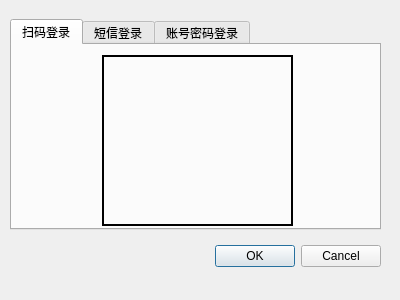
<?xml version="1.0" encoding="UTF-8"?>
<ui version="4.0">
 <class>Dialog</class>
 <widget class="QDialog" name="Dialog">
  <property name="geometry">
   <rect>
    <x>0</x>
    <y>0</y>
    <width>400</width>
    <height>300</height>
   </rect>
  </property>
  <property name="windowTitle">
   <string>Dialog</string>
  </property>
  <widget class="QDialogButtonBox" name="buttonBox">
   <property name="geometry">
    <rect>
     <x>10</x>
     <y>240</y>
     <width>371</width>
     <height>32</height>
    </rect>
   </property>
   <property name="orientation">
    <enum>Qt::Horizontal</enum>
   </property>
   <property name="standardButtons">
    <set>QDialogButtonBox::Cancel|QDialogButtonBox::Ok</set>
   </property>
  </widget>
  <widget class="QTabWidget" name="tabWidget">
   <property name="enabled">
    <bool>true</bool>
   </property>
   <property name="geometry">
    <rect>
     <x>10</x>
     <y>19</y>
     <width>371</width>
     <height>211</height>
    </rect>
   </property>
   <property name="tabShape">
    <enum>QTabWidget::Rounded</enum>
   </property>
   <property name="currentIndex">
    <number>0</number>
   </property>
   <widget class="QWidget" name="QR_tab">
    <attribute name="title">
     <string>扫码登录</string>
    </attribute>
    <widget class="QLabel" name="QR_label">
     <property name="geometry">
      <rect>
       <x>90</x>
       <y>10</y>
       <width>191</width>
       <height>171</height>
      </rect>
     </property>
     <property name="frameShape">
      <enum>QFrame::WinPanel</enum>
     </property>
     <property name="frameShadow">
      <enum>QFrame::Plain</enum>
     </property>
     <property name="text">
      <string/>
     </property>
    </widget>
   </widget>
   <widget class="QWidget" name="SMS_tab">
    <attribute name="title">
     <string>短信登录</string>
    </attribute>
    <widget class="QWidget" name="verticalLayoutWidget">
     <property name="geometry">
      <rect>
       <x>-1</x>
       <y>-1</y>
       <width>371</width>
       <height>191</height>
      </rect>
     </property>
     <layout class="QVBoxLayout" name="verticalLayout_2">
      <item>
       <widget class="QFrame" name="frame">
        <property name="frameShape">
         <enum>QFrame::StyledPanel</enum>
        </property>
        <property name="frameShadow">
         <enum>QFrame::Raised</enum>
        </property>
        <layout class="QHBoxLayout" name="horizontalLayout_3">
         <item>
          <widget class="QLabel" name="label">
           <property name="text">
            <string> 电话号码  </string>
           </property>
          </widget>
         </item>
         <item>
          <widget class="QLineEdit" name="cellphone_lineEdit"/>
         </item>
        </layout>
       </widget>
      </item>
      <item>
       <widget class="QFrame" name="sms_captcha_frame">
        <property name="enabled">
         <bool>true</bool>
        </property>
        <property name="frameShape">
         <enum>QFrame::StyledPanel</enum>
        </property>
        <property name="frameShadow">
         <enum>QFrame::Raised</enum>
        </property>
        <layout class="QHBoxLayout" name="horizontalLayout_4">
         <item>
          <widget class="QLabel" name="label_2">
           <property name="text">
            <string>图形验证码</string>
           </property>
          </widget>
         </item>
         <item>
          <widget class="QLineEdit" name="sms_captcha_lineEdit"/>
         </item>
         <item>
          <widget class="QLabel" name="sms_captcha_label">
           <property name="minimumSize">
            <size>
             <width>100</width>
             <height>0</height>
            </size>
           </property>
           <property name="text">
            <string>----------</string>
           </property>
           <property name="alignment">
            <set>Qt::AlignCenter</set>
           </property>
          </widget>
         </item>
         <item>
          <widget class="QPushButton" name="refresh_sms_captcha_pushButton">
           <property name="text">
            <string>刷新</string>
           </property>
          </widget>
         </item>
        </layout>
       </widget>
      </item>
      <item>
       <widget class="QFrame" name="frame_2">
        <property name="frameShape">
         <enum>QFrame::StyledPanel</enum>
        </property>
        <property name="frameShadow">
         <enum>QFrame::Raised</enum>
        </property>
        <layout class="QHBoxLayout" name="horizontalLayout_5">
         <item>
          <widget class="QLabel" name="label_3">
           <property name="text">
            <string>短信验证码</string>
           </property>
          </widget>
         </item>
         <item>
          <widget class="QLineEdit" name="verify_code_lineEdit"/>
         </item>
         <item>
          <widget class="QPushButton" name="send_sms_pushButton">
           <property name="text">
            <string>发送短信</string>
           </property>
          </widget>
         </item>
        </layout>
       </widget>
      </item>
     </layout>
    </widget>
   </widget>
   <widget class="QWidget" name="PWD_tab">
    <attribute name="title">
     <string>账号密码登录</string>
    </attribute>
    <widget class="QWidget" name="verticalLayoutWidget_2">
     <property name="geometry">
      <rect>
       <x>-1</x>
       <y>-1</y>
       <width>371</width>
       <height>191</height>
      </rect>
     </property>
     <layout class="QVBoxLayout" name="verticalLayout_3">
      <item>
       <widget class="QFrame" name="frame_4">
        <property name="frameShape">
         <enum>QFrame::StyledPanel</enum>
        </property>
        <property name="frameShadow">
         <enum>QFrame::Raised</enum>
        </property>
        <layout class="QHBoxLayout" name="horizontalLayout_6">
         <item>
          <widget class="QLabel" name="label_4">
           <property name="text">
            <string>     账号     </string>
           </property>
          </widget>
         </item>
         <item>
          <widget class="QLineEdit" name="login_id_lineEdit"/>
         </item>
        </layout>
       </widget>
      </item>
      <item>
       <widget class="QFrame" name="pwd_captcha_frame">
        <property name="frameShape">
         <enum>QFrame::StyledPanel</enum>
        </property>
        <property name="frameShadow">
         <enum>QFrame::Raised</enum>
        </property>
        <layout class="QHBoxLayout" name="horizontalLayout_7">
         <item>
          <widget class="QLabel" name="label_5">
           <property name="text">
            <string>图形验证码</string>
           </property>
          </widget>
         </item>
         <item>
          <widget class="QLineEdit" name="pwd_captcha_lineEdit"/>
         </item>
         <item>
          <widget class="QLabel" name="pwd_captcha_label">
           <property name="minimumSize">
            <size>
             <width>100</width>
             <height>0</height>
            </size>
           </property>
           <property name="text">
            <string>----------</string>
           </property>
           <property name="alignment">
            <set>Qt::AlignCenter</set>
           </property>
          </widget>
         </item>
         <item>
          <widget class="QPushButton" name="refresh_pwd_captcha_pushButton">
           <property name="text">
            <string>刷新</string>
           </property>
          </widget>
         </item>
        </layout>
       </widget>
      </item>
      <item>
       <widget class="QFrame" name="frame_5">
        <property name="frameShape">
         <enum>QFrame::StyledPanel</enum>
        </property>
        <property name="frameShadow">
         <enum>QFrame::Raised</enum>
        </property>
        <layout class="QHBoxLayout" name="horizontalLayout_8">
         <item>
          <widget class="QLabel" name="label_7">
           <property name="text">
            <string>     密码     </string>
           </property>
          </widget>
         </item>
         <item>
          <widget class="QLineEdit" name="password_lineEdit"/>
         </item>
        </layout>
       </widget>
      </item>
     </layout>
    </widget>
   </widget>
  </widget>
 </widget>
 <resources/>
 <connections>
  <connection>
   <sender>buttonBox</sender>
   <signal>accepted()</signal>
   <receiver>Dialog</receiver>
   <slot>accept()</slot>
   <hints>
    <hint type="sourcelabel">
     <x>248</x>
     <y>254</y>
    </hint>
    <hint type="destinationlabel">
     <x>157</x>
     <y>274</y>
    </hint>
   </hints>
  </connection>
  <connection>
   <sender>buttonBox</sender>
   <signal>rejected()</signal>
   <receiver>Dialog</receiver>
   <slot>reject()</slot>
   <hints>
    <hint type="sourcelabel">
     <x>316</x>
     <y>260</y>
    </hint>
    <hint type="destinationlabel">
     <x>286</x>
     <y>274</y>
    </hint>
   </hints>
  </connection>
 </connections>
</ui>
